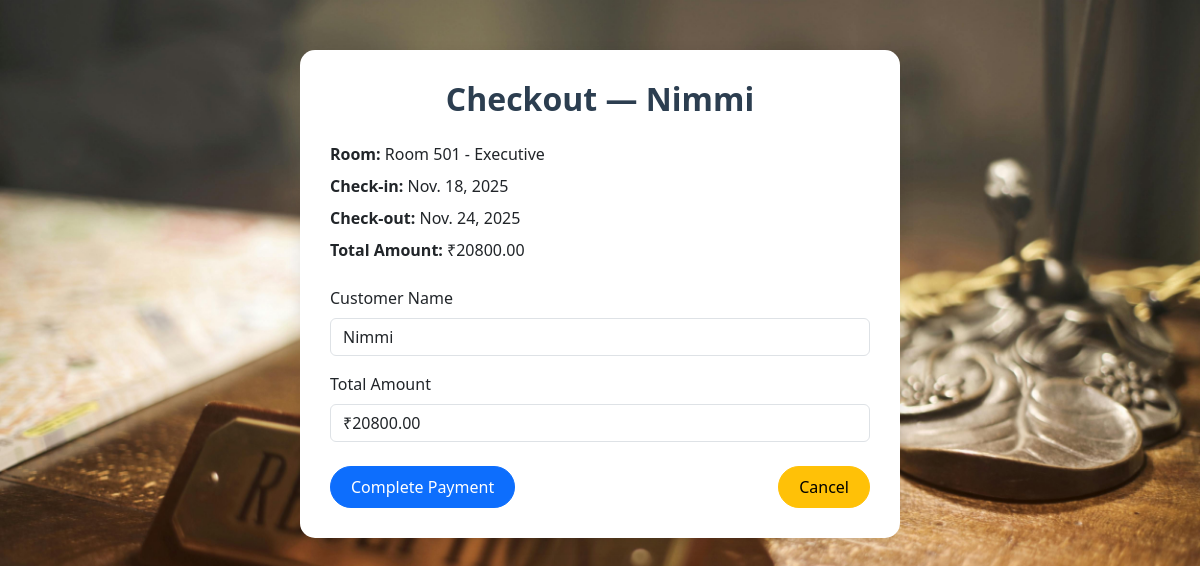
The page /checkout/12/ (signed in) on the database its author committed.
### hotelapp/models.py (models this page shows, shortened)
class Reservation(models.Model):
    room = models.ForeignKey(Room, on_delete=models.CASCADE, related_name='reservations')
    start_date = models.DateField()
    end_date = models.DateField()
    customer_name = models.CharField(max_length=200)
    total_price = models.DecimalField(max_digits=12, decimal_places=2, blank=True, null=True)
    status = models.BooleanField(default=False)

class Room(models.Model):
    room_number = models.CharField(max_length=10, unique=True)
    category = models.ForeignKey(RoomCategory, on_delete=models.CASCADE, related_name='rooms')
    is_available = models.BooleanField(default=True)
    image = models.ImageField(upload_to='room_images',null=True,blank=True)
    def __str__(self):
        return f"Room {self.room_number} - {self.category.name}"

class RoomCategory(models.Model):
    name = models.CharField(max_length=100, unique=True)
    base_price = models.DecimalField(max_digits=8, decimal_places=2)

### hotelapp/views.py (the view)
# urls.py: path('checkout/<int:reservation_id>/', views.checkout_reservation, name='checkout_reservation'),
@login_required
def checkout_reservation(request, reservation_id):
    reservation = get_object_or_404(Reservation, id=reservation_id)
    room = reservation.room
    if request.method == "POST":
        reservation.status = True
        reservation.save()
        room.is_available = True
        room.save()
        return redirect('view_reservations')
    return render(request, 'checkout_form.html', {'reservation': reservation})

### templates/checkout_form.html (shortened to what this page needs)
{% extends "admin_base.html" %}
{% load static %}
{% block content %}
<div class="checkout-card">
  <h2 class="text-center mb-4">Checkout — {{ reservation.customer_name }}</h2>
  <div class="details mb-4">
    <p><strong>Room:</strong> {{ reservation.room }}</p>
    <p><strong>Check-in:</strong> {{ reservation.start_date }}</p>
    <p><strong>Check-out:</strong> {{ reservation.end_date }}</p>
    <p><strong>Total Amount:</strong> ₹{{ reservation.total_price }}</p>
  </div>
  <form method="POST">
    <div class="mb-3">
      <label class="form-label">Customer Name</label>
      <input type="text" name="customer_name" class="form-control"
             value="{{ reservation.customer_name }}" readonly>
    </div>
    <div class="mb-3">
      <label class="form-label">Total Amount</label>
      <input type="text" name="amount" class="form-control"
             value="₹{{ reservation.total_price }}" readonly>
    </div>
    <div class="d-flex justify-content-between mt-4">
      <button type="submit" class="btn btn-primary">
       Complete Payment
      </button>
      <a href="{% url 'view_reservations' %}" class="btn btn-warning">
        Cancel
      </a>
    </div>
  </form>
</div>
{% endblock %}

### templates/checkout_form.html (style rules this page uses)
.checkout-card { background: #ffffff; border-radius: 15px; box-shadow: 0 4px 15px rgba(0, 0, 0, 0.1); padding: 30px; max-width: 600px; margin: 50px auto; }
.checkout-card h2 { color: #2c3e50; font-weight: 600; margin-bottom: 20px; }
.details p { font-size: 16px; margin-bottom: 8px; }
.btn { border-radius: 25px; padding: 8px 20px; }

### rows shown on the page
Reservation: customer_name "Nimmi", room "Room 501 - Executive", start_date "Nov. 18, 2025", end_date "Nov. 24, 2025", total_price "20800.00", amount "₹20800.00"
